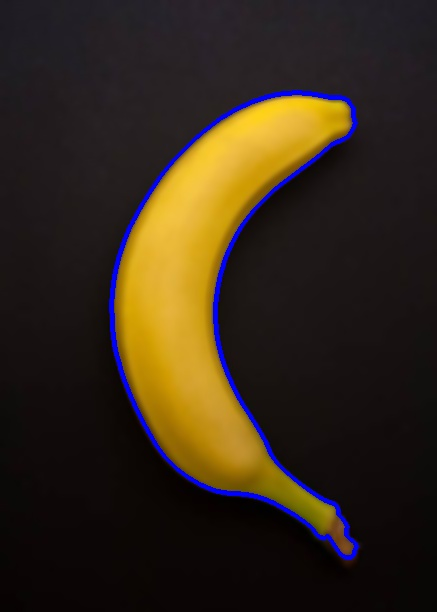
#> input picture f1.jpg, 437 x 612 px, given in place of vidrio20.mp4, which was not available
$ python Test3.py   (older library calls are emulated)
#> lines starting #> are read from the running program, lines starting #| are printed output that depends on the picture; after the words box and inside, x2 and y2 are one past the last pixel; in counts of white or black regions, pixels touching at a corner belong together; pictures that were not available may be replaced by others from this repository, and a replacement may not be noted
import numpy as np
import cv2

#capturing video frame and applying background subtraction
#cap = cv2.VideoCapture(0)
cap = cv2.VideoCapture('videos/vidrio20.mp4')
fgbg = cv2.createBackgroundSubtractorMOG2()
ret, frame = cap.read()
#> frame is the input picture: shape (612, 437, 3); mean B, G, R 25.8, 40.6, 52.4
fgmask = fgbg.apply(frame)
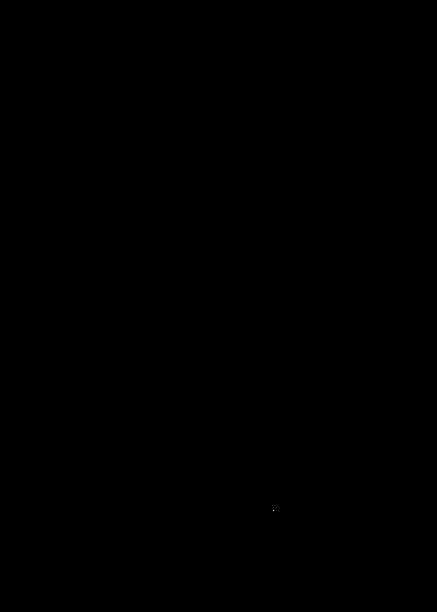
#> fgmask: shape (612, 437); values 127 (black) and 255 (white), 0% white in thin lines or dots, all inside (x1, y1, x2, y2) = (273, 510, 274, 511)
#> `fgmask = fgbg.apply(frame)`: fgmask: shape (612, 437); every value is 0
kernel = np.ones((5, 5), np.uint8)

#calculating laplacian variation
def laplacian_variation(image):
    if image.ndim == 3:
        image = cv2.cvtColor(image, cv2.COLOR_BGR2GRAY)
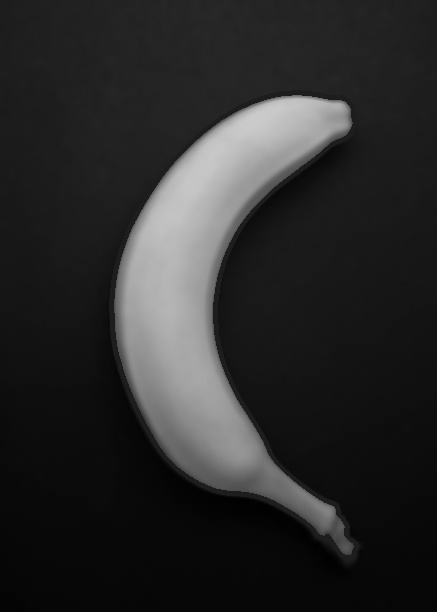
#> image: shape (612, 437); min 0, max 203, mean 42.5
    blur_map = cv2.Laplacian(image, cv2.CV_64F)
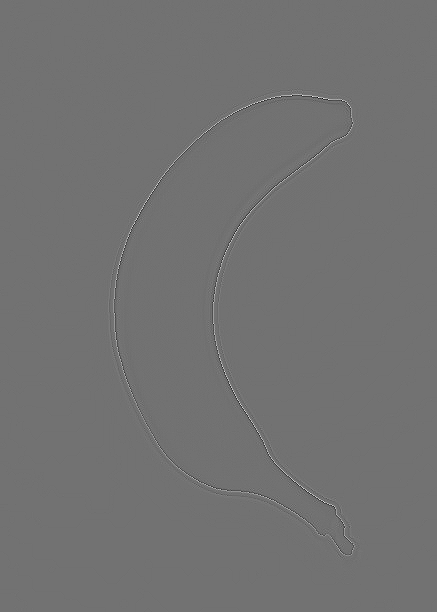
#> blur_map: shape (612, 437) float64; min -158, max 195, mean 0; drawn with min black and max white
    score = np.var(blur_map)
#> score = 54.75
    return score

while (True):
    ret, frame = cap.read()
    if (frame is None):
        print("camera is blocked")
        break
    else:
        a = 0
        bounding_rect = []
        fgmask = fgbg.apply(frame)
        fgmask = cv2.erode(fgmask, kernel, iterations=5)
        fgmask = cv2.dilate(fgmask, kernel, iterations=5)
        cv2.imshow('frame', frame)

        #taking threshold, calling laplacian_variation and calculating
        #contours
        ret, thresh = cv2.threshold(frame, 250, 255, cv2.THRESH_BINARY)
        fm = laplacian_variation(frame)
#> fm = 54.75
        contours, _ = cv2.findContours(fgmask, cv2.RETR_TREE,
                         cv2.CHAIN_APPROX_SIMPLE)
#> contours = []

        for i in range(0, len(contours)):
            bounding_rect.append(cv2.boundingRect(contours[i]))
#> this loop made 0 passes
#> after the loop, bounding_rect = []

        for i in range(0, len(contours)):
            if bounding_rect[i][2] >= 40 or bounding_rect[i][3] >= 40:
                a = a + (bounding_rect[i][2]) * bounding_rect[i][3]

            #check if focus measure(fm) is less than threshold then
            #camera is out out of focus or incoming images is blurry
            if (fm < thresh.all() or a >= int(frame.shape[0]) *
                                          int(frame.shape[1]) / 3):
                cv2.putText(frame, "defocused", (5, 30),
                            cv2.FONT_HERSHEY_SIMPLEX, 1, (0, 255,
                            255), 2)
                cv2.putText(frame, "{}: {:.2f}".format('blurriness',
                            fm), (5, 60), cv2.FONT_HERSHEY_SIMPLEX,
                            0.8, (0, 0, 255),3)
#> after the loop, a = 0

    cv2.imshow('frame', frame)
    cv2.imshow('fgmask', fgmask)

    if cv2.waitKey(80) & 0xff == 27:
#> (key Esc is pressed here)
        break

#release the camera and destroy all opened windows
cap.release()
cv2.destroyAllWindows()

$ run again, on paper.jpg
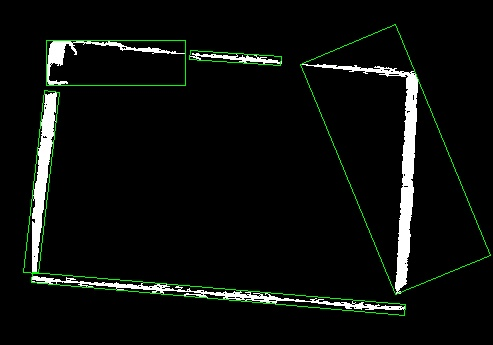
#> input picture paper.jpg, 493 x 345 px, given in place of vidrio20.mp4, which was not available
#> frame is the input picture: shape (345, 493, 3); mean B, G, R 12.4, 14.6, 12.4
#> `fgmask = fgbg.apply(frame)`:
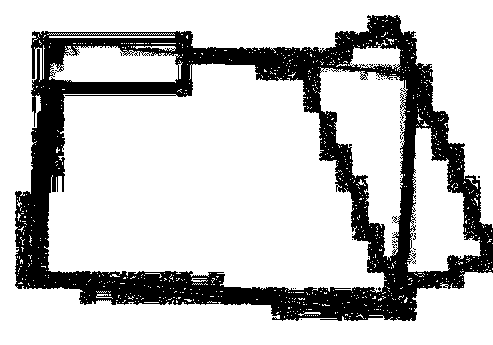
#> fgmask: shape (345, 493); values 127 (black) and 255 (white), 77% white; 48 black regions (47 under 20 px), largest, box (x1, y1, x2, y2) and area: (15, 15, 493, 321) 39011
#> in laplacian_variation, `blur_map = cv2.Laplacian(image, cv2.CV_64F)`:
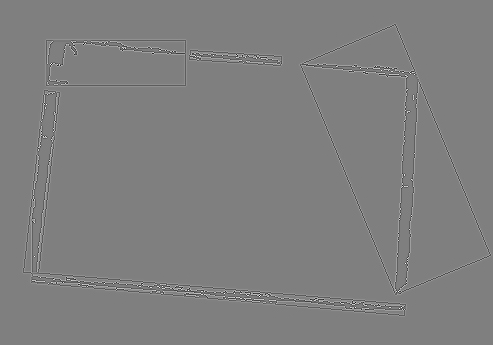
#> blur_map: shape (345, 493) float64; min -1019, max 1019, mean 0; drawn with min black and max white
#> score = 6441.7
#> contours = []
#> after the loop `for i in range(0, len(contours)):`: a = 0
